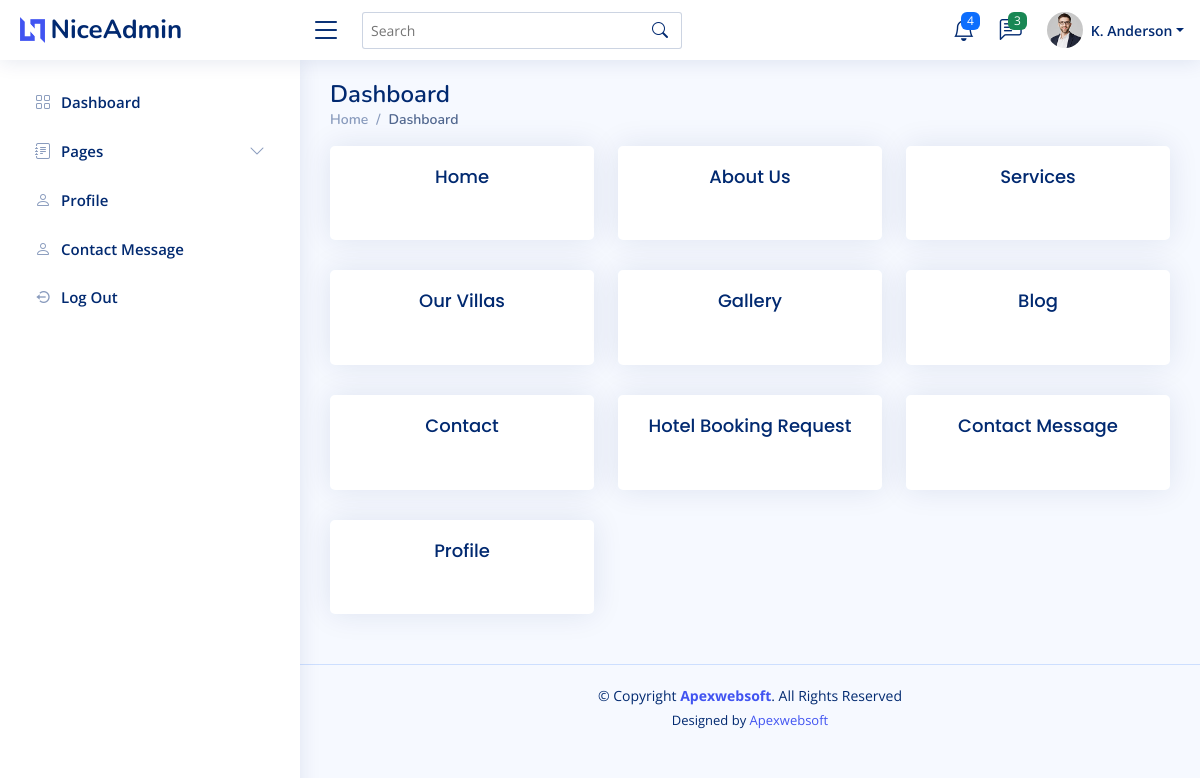
The app's page /admin/dashboard/index.php with its own data.
### tables this page shows
CREATE TABLE `pages` (
  `id` int(11) NOT NULL,
  `name` varchar(255) NOT NULL,
  `url` varchar(255) NOT NULL,
  `status` tinyint(4) NOT NULL
);

### admin/dashboard/index.php (the view, shortened to what this page needs)
<!DOCTYPE html>
<html lang="en">
<head>
    <?php
    include("link.php");
    include("global-function.php");
    ?>
</head>
<body>
    <?php
    include("header.php");
    include("sidebar.php");
    ?>
    <main id="main" class="main">
        <div class="pagetitle">
            <h1>Dashboard</h1>
            <nav>
                <ol class="breadcrumb">
                    <li class="breadcrumb-item"><a href="index.html">Home</a></li>
                    <li class="breadcrumb-item active">Dashboard</li>
                </ol>
            </nav>
        </div>
        <section class="section dashboard">
            <div class="row">
                <?php
                $sql_page = mysqli_query($conn, "SELECT * FROM pages");
                if (mysqli_num_rows($sql_page) > 0) {
                    while ($result_page = mysqli_fetch_assoc($sql_page)) {
                ?>
                        <div class="col-lg-4 col-md-6">
                            <a href="<?php echo $result_page['url'] ?>">
                                <div class="card info-card revenue-card">
                                    <div class="card-body">
                                        <h5 class="card-title text-center"><?php echo $result_page['name'] ?></h5>
                                    </div>
                                </div>
                            </a>
                        </div>
                <?php
                    }
                }
                ?>
                <div class="col-lg-4 col-md-6">
                    <a href="booking-request.php">
                        <div class="card info-card revenue-card">
                            <div class="card-body">
                                <h5 class="card-title text-center">Hotel Booking Request</h5>
                            </div>
                        </div>
                    </a>
                </div>
                <div class="col-lg-4 col-md-6">
                    <a href="contact-message.php">
                        <div class="card info-card revenue-card">
                            <div class="card-body">
                                <h5 class="card-title text-center">Contact Message</h5>
                            </div>
                        </div>
                    </a>
                </div>
                <div class="col-lg-4 col-md-6">
                    <a href="profile.php">
                        <div class="card info-card revenue-card">
                            <div class="card-body">
                                <h5 class="card-title text-center">Profile</h5>
                            </div>
                        </div>
                    </a>
                </div>
            </div>
        </section>
    </main>
    <?php include("footer.php") ?>
</body>
</html>

### admin/dashboard/assets/css/style.css (style rules this page uses)
:root { scroll-behavior: smooth; }
body { font-family: "Open Sans", sans-serif; background: #f6f9ff; color: #444444; }
a { color: #4154f1; text-decoration: none; }
h1, h2, h3, h4, h5, h6 { font-family: "Nunito", sans-serif; }
#main { margin-top: 60px; padding: 20px 30px; transition: all 0.3s; }
.pagetitle { margin-bottom: 10px; }
.pagetitle h1 { font-size: 24px; margin-bottom: 0; font-weight: 600; color: #012970; }
.card { margin-bottom: 30px; border: none; border-radius: 5px; box-shadow: 0px 0 30px rgba(1, 41, 112, 0.1); }
.card-title { padding: 20px 0 15px 0; font-size: 18px; font-weight: 500; color: #012970; font-family: "Poppins", sans-serif; }
.card-body { padding: 0 20px 20px 20px; }
.breadcrumb { font-size: 14px; font-family: "Nunito", sans-serif; color: #899bbd; font-weight: 600; }
.breadcrumb a { color: #899bbd; transition: 0.3s; }
.breadcrumb .breadcrumb-item::before { color: #899bbd; }
.breadcrumb .active { color: #51678f; font-weight: 600; }
@media (min-width: 1200px) { #main, #footer { margin-left: 300px; } }
.dashboard .info-card { padding-bottom: 10px; }

### records on screen
pages: name "Home"
pages: name "About Us"
pages: name "Services"
pages: name "Our Villas"
pages: name "Gallery"
pages: name "Blog"
pages: name "Contact"
